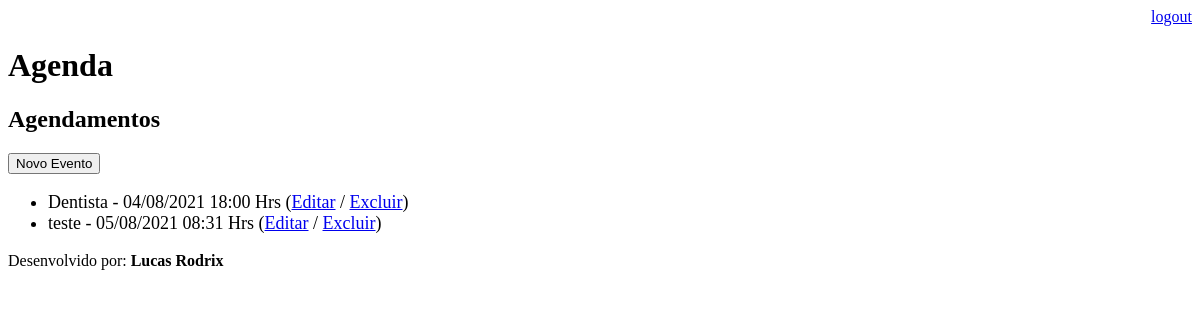
/agenda/ (signed in), run on an earlier commit of the app's database.
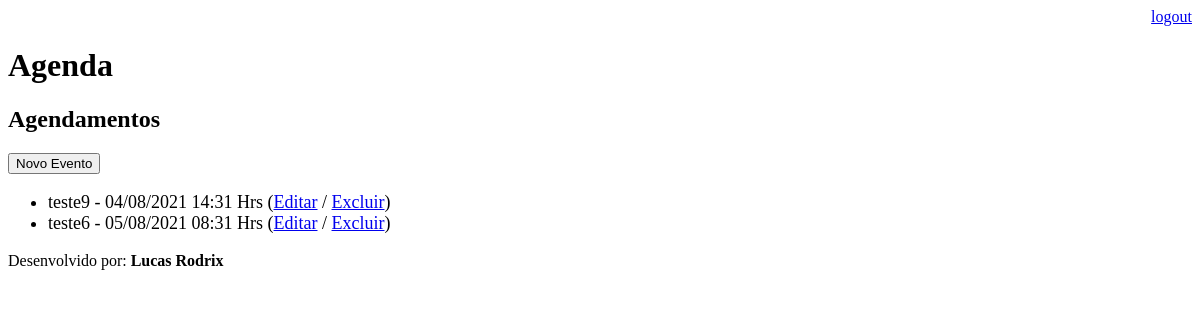
And on a later commit of the database.
### core/models.py (models this page shows, shortened)
class Evento(models.Model):
    titulo = models.CharField(max_length=100)
    descricao = models.TextField(blank=True, null=True)
    data_evento = models.DateTimeField(verbose_name='Data do Evento')
    data_criacao = models.DateTimeField(auto_now=True)
    usuario = models.ForeignKey(User, on_delete=models.CASCADE)
    class Meta:
        db_table = 'evento'
    def get_data_evento(self):
        return self.data_evento.strftime('%d/%m/%Y %H:%M Hrs')
    def get_evento_atrasado(self):
        if self.data_evento < datetime.now():
            return True
        else:
            return False

### core/views.py (the view)
# urls.py: path('agenda/', views.lista_eventos),
@login_required(login_url='/login/')
def lista_eventos(request):
    usuario = request.user
    data_atual = datetime.now() - timedelta(hours=1)
    evento = Evento.objects.filter(usuario=usuario, data_evento__gt=data_atual)
    dados = {'eventos':evento}
    return render(request, 'agenda.html', dados)

### templates/agenda.html
{% extends "model-page.html" %}
{% block content %}
    <h2>Agendamentos</h2>
    <a href="evento/"><button>Novo Evento</button></a>
        <ul style="font-size: 18px;">
            {% for evento in eventos %}
                <li>
                    <div style={% if evento.get_evento_atrasado %} "color: red;" {% endif %}>
                        {{evento.titulo}} - {{evento.get_data_evento}}
                        (<a href="evento/?id={{ evento.id }}">Editar</a> / <a href="evento/delete/{{ evento.id }}">Excluir</a>)
                    </div>
                </li>
            {% endfor %}
        </ul>
{% endblock content %}

### templates/model-page.html
<!DOCTYPE html>
<html lang="en">
<head>
    {% include "model-header.html" %}
</head>
<body>
    {% block content %}{% endblock content %}
    {% include "model-footer.html" %}
</body>
</html>

### templates/model-header.html (shortened to what this page needs)
<div align="right">
    <a href="/logout">logout</a>
</div>
<h1>Agenda</h1>

### templates/model-footer.html
<p>Desenvolvido por: <b>Lucas Rodrix</b></p>

What changed in the data, as far as the page shows it:
removed Evento: titulo "Dentista", get_data_evento "04/08/2021 18:00 Hrs"
changed Evento: titulo "teste" → "teste9"; get_data_evento "05/08/2021 08:31 Hrs" → "04/08/2021 14:31 Hrs"
added Evento: titulo "teste6", get_data_evento "05/08/2021 08:31 Hrs"
